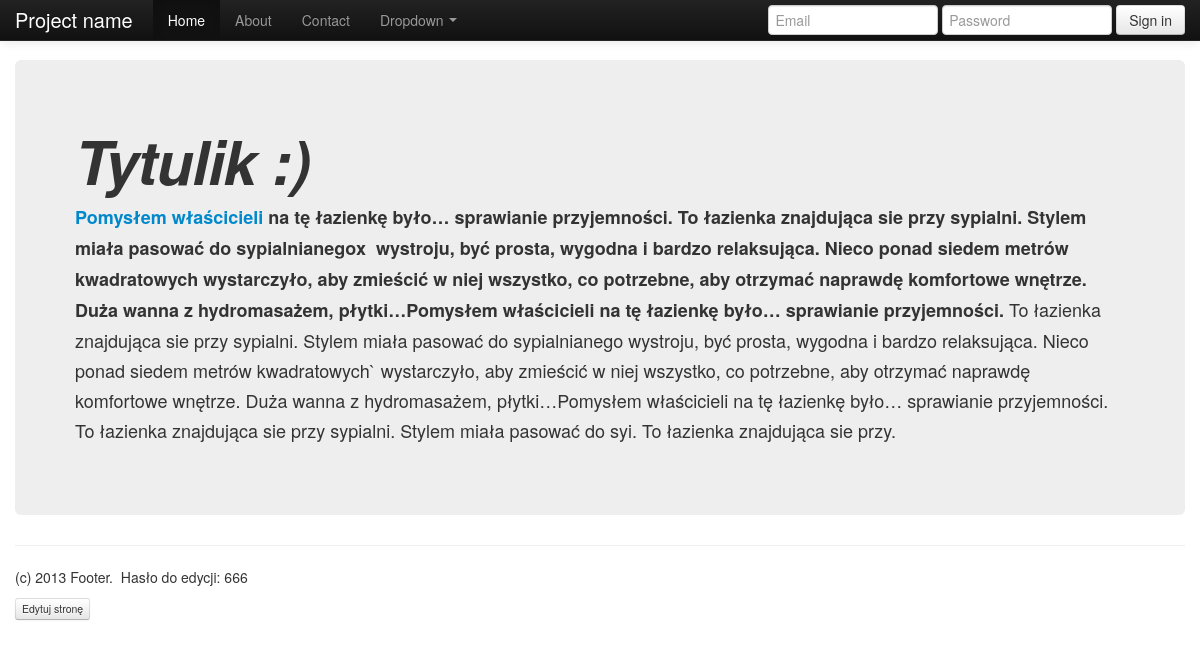
Before: / with the older database file.
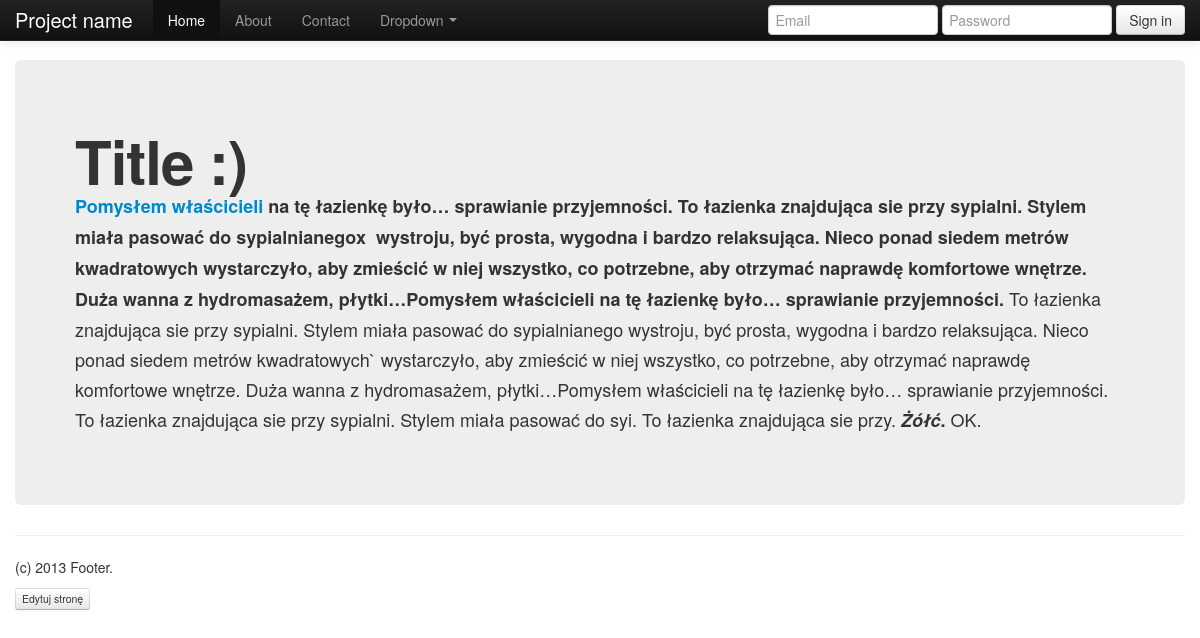
After: the same page with the newer database file.
### tables this page shows
CREATE TABLE cms (id INTEGER PRIMARY KEY,content TEXT);

### _cms_user/_cms_lib.php (called while the page is built, shortened)
<?php
function getContent($id) {
	$db = new MyDB();
	$result = $db->query("SELECT * FROM cms where id = $id LIMIT 1");
	$r=$result->fetchArray();
	$r[]=$result->fetchArray();
	return($r['content']);
}
?>

### index.php (the view, shortened to what this page needs)
<?php require_once '_cms_user/_cms_lib.php';?>
<!DOCTYPE html>
<html lang="en">
  <head>
    <link href="/css/bootstrap.css" rel="stylesheet">
    <link href="/css/staticms.css" rel="stylesheet">
    <link href="/css/bootstrap-responsive.css" rel="stylesheet">
  </head>
  <body>
    <div class="navbar navbar-inverse navbar-fixed-top">
      <div class="navbar-inner">
        <div class="container">
          <a class="brand" href="#">Project name</a>
          <div class="nav-collapse collapse">
            <ul class="nav">
              <li class="active"><a href="#">Home</a></li>
              <li><a href="#about">About</a></li>
              <li><a href="#contact">Contact</a></li>
              <li class="dropdown">
                <a href="#" class="dropdown-toggle" data-toggle="dropdown">Dropdown <b class="caret"></b></a>
              </li>
            </ul>
            <form class="navbar-form pull-right">
              <input class="span2" type="text" placeholder="Email">
              <input class="span2" type="password" placeholder="Password">
              <button type="submit" class="btn">Sign in</button>
            </form>
          </div>
        </div>
      </div>
    </div>
    <div class="container">
      <div class="hero-unit">
        <h1 class="editable" id="1"><?=getContent(1)?></h1>
        <p class="editable" id="3"><?=getContent(3)?></p>
      </div>
      <hr>
      <footer>
        <p class="editable" id="2"><?=getContent(2)?></p>
		<?php if ($_SESSION['admin']!=1) echo '<a href="#login" role="button" class="btn btn-mini" data-toggle="modal">Edytuj stronę</a>';?>
		</footer>
    </div>
  </body>
</html>

### index.php (style rules this page uses)
body { padding-top: 60px; padding-bottom: 40px; }

Changed rows visible on the page:
changed cms: content "Tytulik :)" → "Title :)"
changed cms: content "(c) 2013 Footer. Hasło do edycji: 666" → "(c) 2013 Footer."
Other visible differences:
getContent(3): "…łazienka znajdująca sie przy." → "…łazienka znajdująca sie przy. Żółć . OK."
